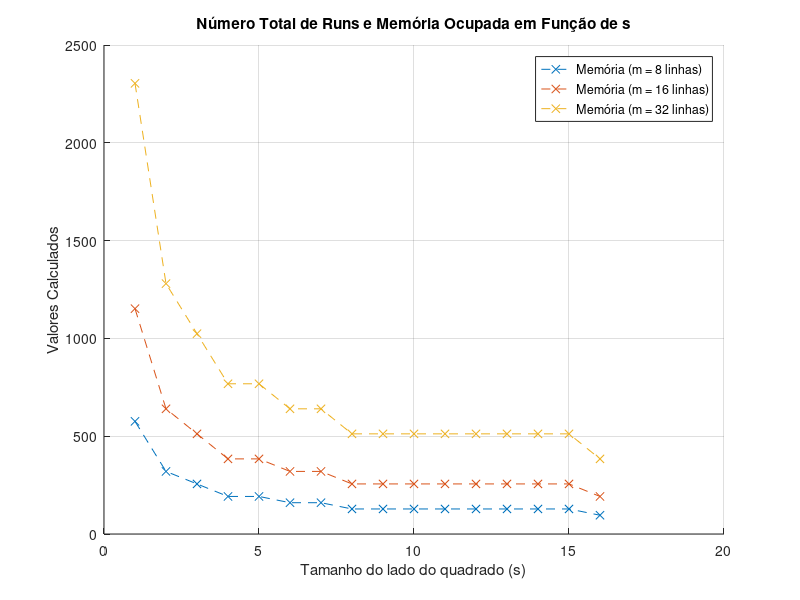

Write the MATLAB code that produced this figure.
m_values = [8, 16, 32]; 
n = 16;
s_values = 1:n;

figure;
hold on;

for m = m_values
    memory = zeros(1, length(s_values)); 
    for i = 1:length(s_values)
        s = s_values(i);
        memory(i) = m * (ceil(n / s) + 2)*4; 
    end
    
    plot(s_values, memory, '--x', 'DisplayName', sprintf('Memória (m = %d linhas)', m));
end

title('Número Total de Runs e Memória Ocupada em Função de s');
xlabel('Tamanho do lado do quadrado (s)');
ylabel('Valores Calculados');
legend show;
grid on;
saveas(gcf, 'Numero_Total_de_Runs_Memoria.png');
